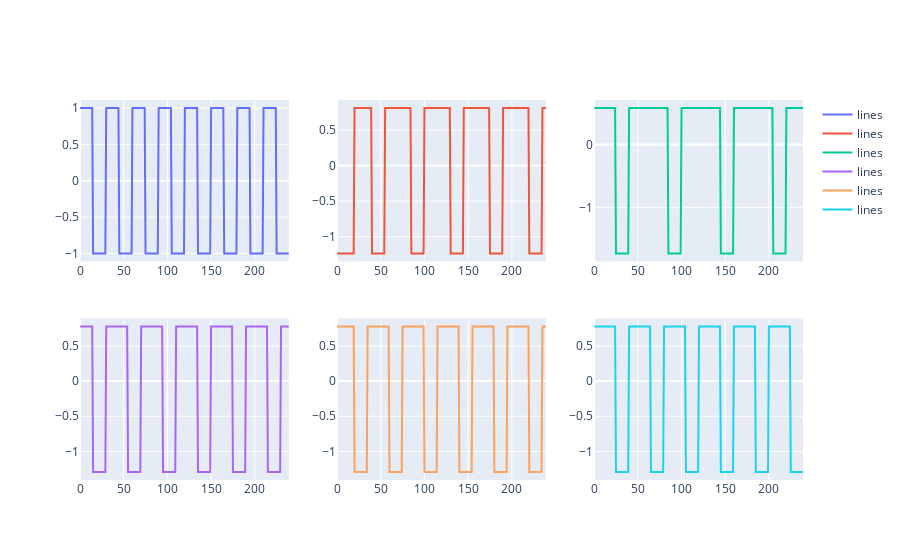

Source (notebook cell):
### Code cell
from plotly.subplots import make_subplots
import plotly.graph_objects as go

x = [i for i in range(0, 240)]

TC_plot = make_subplots(rows = 2, cols = 3)

TC_plot.add_trace(go.Scatter(x=x, y=TC[:,0],
                    mode='lines',
                    name='lines'),
             row = 1, col = 1)
TC_plot.add_trace(go.Scatter(x=x, y=TC[:,1],
                    mode='lines',
                    name='lines'),
             row = 1, col = 2)
TC_plot.add_trace(go.Scatter(x=x, y=TC[:,2],
                    mode='lines',
                    name='lines'),
             row = 1, col = 3)
TC_plot.add_trace(go.Scatter(x=x, y=TC[:,3],
                    mode='lines',
                    name='lines'),
             row = 2, col = 1)
TC_plot.add_trace(go.Scatter(x=x, y=TC[:,4],
                    mode='lines',
                    name='lines'),
             row = 2, col = 2)
TC_plot.add_trace(go.Scatter(x=x, y=TC[:,5],
                    mode='lines',
                    name='lines'),
             row = 2, col = 3)

TC_plot.show()

### Figure 1 — Plotly figure (JSON) as saved in the notebook; plotly's stock layout.template omitted (floating-point values rounded to 4 significant figures; data arrays with more than 128 entries replaced by an {"elided": "..."} marker saying what was removed)
{"data": [{"mode": "lines", "name": "lines", "type": "scatter", "x": {"elided": "240 int values"}, "xaxis": "x", "y": {"elided": "240 int values"}, "yaxis": "y"}, {"mode": "lines", "name": "lines", "type": "scatter", "x": {"elided": "240 int values"}, "xaxis": "x2", "y": {"elided": "240 float values"}, "yaxis": "y2"}, {"mode": "lines", "name": "lines", "type": "scatter", "x": {"elided": "240 int values"}, "xaxis": "x3", "y": {"elided": "240 float values"}, "yaxis": "y3"}, {"mode": "lines", "name": "lines", "type": "scatter", "x": {"elided": "240 int values"}, "xaxis": "x4", "y": {"elided": "240 float values"}, "yaxis": "y4"}, {"mode": "lines", "name": "lines", "type": "scatter", "x": {"elided": "240 int values"}, "xaxis": "x5", "y": {"elided": "240 float values"}, "yaxis": "y5"}, {"mode": "lines", "name": "lines", "type": "scatter", "x": {"elided": "240 int values"}, "xaxis": "x6", "y": {"elided": "240 float values"}, "yaxis": "y6"}], "layout": {"xaxis": {"anchor": "y", "domain": [0, 0.2889]}, "xaxis2": {"anchor": "y2", "domain": [0.3556, 0.6444]}, "xaxis3": {"anchor": "y3", "domain": [0.7111, 1]}, "xaxis4": {"anchor": "y4", "domain": [0, 0.2889]}, "xaxis5": {"anchor": "y5", "domain": [0.3556, 0.6444]}, "xaxis6": {"anchor": "y6", "domain": [0.7111, 1]}, "yaxis": {"anchor": "x", "domain": [0.575, 1]}, "yaxis2": {"anchor": "x2", "domain": [0.575, 1]}, "yaxis3": {"anchor": "x3", "domain": [0.575, 1]}, "yaxis4": {"anchor": "x4", "domain": [0, 0.425]}, "yaxis5": {"anchor": "x5", "domain": [0, 0.425]}, "yaxis6": {"anchor": "x6", "domain": [0, 0.425]}}}
